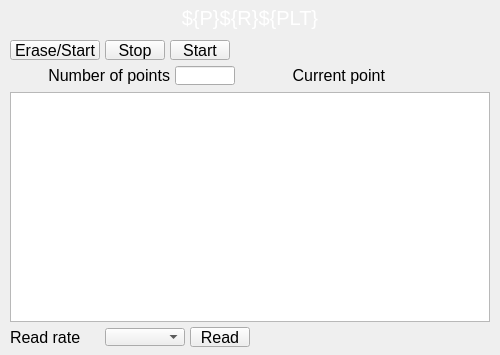
<?xml version="1.0" ?>
<ui version="4.0">
  <class>Dialog</class>
  <widget class="PyDMFrame" name="screen">
    <property name="geometry">
      <rect>
        <x>930</x>
        <y>345</y>
        <width>500</width>
        <height>355</height>
      </rect>
    </property>
    <property name="minimumSize">
      <size>
        <width>500</width>
        <height>355</height>
      </size>
    </property>
    <property name="styleSheet">
      <string notr="true">PyDMFrame#screen {
  color: rgb(0, 0, 0);
  background-color: rgb(187, 187, 187);
  }</string>
    </property>
    <property name="windowTitle">
      <string>NDTimeSeries</string>
    </property>
    <layout class="QGridLayout" name="gridLayout" columnstretch="10,90,5,60,5,5,10,5,40,5,15,5,70,60,5,90,10,10" rowstretch="5,25,10,1,18,1,5,1,18,1,7,230,5,1,18,1,8">
      <property name="leftMargin">
        <number>0</number>
      </property>
      <property name="topMargin">
        <number>0</number>
      </property>
      <property name="rightMargin">
        <number>0</number>
      </property>
      <property name="bottomMargin">
        <number>0</number>
      </property>
      <property name="horizontalSpacing">
        <number>0</number>
      </property>
      <property name="verticalSpacing">
        <number>0</number>
      </property>
      <item row="11" column="1" colspan="16">
        <widget class="PyDMWaveformPlot" name="cartesian_plot">
          <property name="geometry">
            <rect>
              <x>10</x>
              <y>92</y>
              <width>480</width>
              <height>230</height>
            </rect>
          </property>
          <property name="sizePolicy">
            <sizepolicy hsizetype="Ignored" vsizetype="Ignored">
              <horstretch>0</horstretch>
              <verstretch>0</verstretch>
            </sizepolicy>
          </property>
          <property name="toolTip">
            <string>cartesian_plot</string>
          </property>
          <property name="title" stdset="0">
            <string>$(P)$(R)$(PLT)</string>
          </property>
          <property name="xLabels">
            <stringlist>
              <string>Time point</string>
            </stringlist>
          </property>
          <property name="yLabels">
            <stringlist>
              <string>Value</string>
            </stringlist>
          </property>
          <property name="curves" stdset="0">
            <stringlist>
              <string>{&quot;name&quot;: &quot;curve 1&quot;, &quot;y_channel&quot;: &quot;ca://${P}${R}${PLT}&quot;, &quot;color&quot;: &quot;#4b6ec7&quot;, &quot;lineStyle&quot;: 1, &quot;lineWidth&quot;: 1, &quot;symbolSize&quot;: 10, &quot;redraw_mode&quot;: 2, &quot;block_size&quot;: 1200, &quot;x_channel&quot;: null}</string>
            </stringlist>
          </property>
          <property name="autoRangeX" stdset="0">
            <bool>true</bool>
          </property>
          <property name="autoRangeY" stdset="0">
            <bool>true</bool>
          </property>
          <property name="axisColor" stdset="0">
            <color>
              <red>0</red>
              <green>0</green>
              <blue>0</blue>
            </color>
          </property>
          <property name="backgroundColor" stdset="0">
            <color>
              <red>218</red>
              <green>218</green>
              <blue>218</blue>
            </color>
          </property>
        </widget>
      </item>
      <item row="7" column="12" rowspan="3" colspan="2">
        <widget class="QLabel" name="text">
          <property name="geometry">
            <rect>
              <x>255</x>
              <y>65</y>
              <width>130</width>
              <height>20</height>
            </rect>
          </property>
          <property name="sizePolicy">
            <sizepolicy hsizetype="Ignored" vsizetype="Ignored">
              <horstretch>0</horstretch>
              <verstretch>0</verstretch>
            </sizepolicy>
          </property>
          <property name="text">
            <string>Current point</string>
          </property>
          <property name="font">
            <font>
              <pointsize>12</pointsize>
            </font>
          </property>
          <property name="brush" stdset="0">
            <brush brushstyle="SolidPattern">
              <color alpha="255">
                <red>0</red>
                <green>0</green>
                <blue>0</blue>
              </color>
            </brush>
          </property>
          <property name="toolTip">
            <string>text</string>
          </property>
          <property name="alignment">
            <set>Qt::AlignRight|Qt::AlignTrailing|Qt::AlignVCenter</set>
          </property>
          <property name="styleSheet">
            <string notr="true">QLabel#text {
  color: rgb(0, 0, 0);
  }</string>
          </property>
        </widget>
      </item>
      <item row="8" column="15">
        <widget class="PyDMLabel" name="text_update">
          <property name="geometry">
            <rect>
              <x>390</x>
              <y>66</y>
              <width>90</width>
              <height>18</height>
            </rect>
          </property>
          <property name="sizePolicy">
            <sizepolicy hsizetype="Ignored" vsizetype="Ignored">
              <horstretch>0</horstretch>
              <verstretch>0</verstretch>
            </sizepolicy>
          </property>
          <property name="toolTip">
            <string>PV: ${P}${R}TSCurrentPoint</string>
          </property>
          <property name="channel" stdset="0">
            <string>ca://${P}${R}TSCurrentPoint</string>
          </property>
          <property name="font">
            <font>
              <pointsize>10</pointsize>
            </font>
          </property>
          <property name="alignment">
            <set>Qt::AlignLeading|Qt::AlignLeft|Qt::AlignVCenter</set>
          </property>
          <property name="textInteractionFlags">
            <set>Qt::TextSelectableByKeyboard|Qt::TextSelectableByMouse</set>
          </property>
          <property name="styleSheet">
            <string notr="true">PyDMLabel#text_update {
  color: rgb(10, 0, 184);
  background-color: rgb(187, 187, 187);
  }</string>
          </property>
        </widget>
      </item>
      <item row="14" column="3" colspan="4">
        <widget class="PyDMEnumComboBox" name="menu">
          <property name="geometry">
            <rect>
              <x>105</x>
              <y>328</y>
              <width>80</width>
              <height>18</height>
            </rect>
          </property>
          <property name="sizePolicy">
            <sizepolicy hsizetype="Ignored" vsizetype="Ignored">
              <horstretch>0</horstretch>
              <verstretch>0</verstretch>
            </sizepolicy>
          </property>
          <property name="toolTip">
            <string>${P}${R}TSRead.SCAN</string>
          </property>
          <property name="channel" stdset="0">
            <string>ca://${P}${R}TSRead.SCAN</string>
          </property>
          <property name="font">
            <font>
              <pointsize>10</pointsize>
            </font>
          </property>
          <property name="styleSheet">
            <string notr="true">PyDMEnumComboBox#menu {
  color: rgb(0, 0, 0);
  background-color: rgb(115, 223, 255);
  }</string>
          </property>
        </widget>
      </item>
      <item row="13" column="8" rowspan="3" colspan="3">
        <widget class="PyDMPushButton" name="message_button">
          <property name="geometry">
            <rect>
              <x>190</x>
              <y>327</y>
              <width>60</width>
              <height>20</height>
            </rect>
          </property>
          <property name="sizePolicy">
            <sizepolicy hsizetype="Ignored" vsizetype="Ignored">
              <horstretch>0</horstretch>
              <verstretch>0</verstretch>
            </sizepolicy>
          </property>
          <property name="text">
            <string>Read</string>
          </property>
          <property name="font">
            <font>
              <pointsize>12</pointsize>
            </font>
          </property>
          <property name="toolTip">
            <string>${P}${R}TSControl</string>
          </property>
          <property name="channel" stdset="0">
            <string>ca://${P}${R}TSControl</string>
          </property>
          <property name="pressValue" stdset="0">
            <string>3</string>
          </property>
          <property name="styleSheet">
            <string notr="true">PyDMPushButton#message_button {
  color: rgb(0, 0, 0);
  background-color: rgb(115, 223, 255);
  }</string>
          </property>
        </widget>
      </item>
      <item row="13" column="1" rowspan="3">
        <widget class="QLabel" name="text_1">
          <property name="geometry">
            <rect>
              <x>10</x>
              <y>327</y>
              <width>90</width>
              <height>20</height>
            </rect>
          </property>
          <property name="sizePolicy">
            <sizepolicy hsizetype="Ignored" vsizetype="Ignored">
              <horstretch>0</horstretch>
              <verstretch>0</verstretch>
            </sizepolicy>
          </property>
          <property name="text">
            <string>Read rate</string>
          </property>
          <property name="font">
            <font>
              <pointsize>12</pointsize>
            </font>
          </property>
          <property name="brush" stdset="0">
            <brush brushstyle="SolidPattern">
              <color alpha="255">
                <red>0</red>
                <green>0</green>
                <blue>0</blue>
              </color>
            </brush>
          </property>
          <property name="toolTip">
            <string>text_1</string>
          </property>
          <property name="alignment">
            <set>Qt::AlignLeading|Qt::AlignLeft|Qt::AlignVCenter</set>
          </property>
          <property name="styleSheet">
            <string notr="true">QLabel#text_1 {
  color: rgb(0, 0, 0);
  }</string>
          </property>
        </widget>
      </item>
      <item row="3" column="1" rowspan="3">
        <widget class="PyDMPushButton" name="message_button_1">
          <property name="geometry">
            <rect>
              <x>10</x>
              <y>40</y>
              <width>90</width>
              <height>20</height>
            </rect>
          </property>
          <property name="sizePolicy">
            <sizepolicy hsizetype="Ignored" vsizetype="Ignored">
              <horstretch>0</horstretch>
              <verstretch>0</verstretch>
            </sizepolicy>
          </property>
          <property name="text">
            <string>Erase/Start</string>
          </property>
          <property name="font">
            <font>
              <pointsize>12</pointsize>
            </font>
          </property>
          <property name="toolTip">
            <string>${P}${R}TSControl</string>
          </property>
          <property name="channel" stdset="0">
            <string>ca://${P}${R}TSControl</string>
          </property>
          <property name="pressValue" stdset="0">
            <string>0</string>
          </property>
          <property name="styleSheet">
            <string notr="true">PyDMPushButton#message_button_1 {
  color: rgb(0, 0, 0);
  background-color: rgb(115, 223, 255);
  }</string>
          </property>
        </widget>
      </item>
      <item row="3" column="3" rowspan="3">
        <widget class="PyDMPushButton" name="message_button_2">
          <property name="geometry">
            <rect>
              <x>105</x>
              <y>40</y>
              <width>60</width>
              <height>20</height>
            </rect>
          </property>
          <property name="sizePolicy">
            <sizepolicy hsizetype="Ignored" vsizetype="Ignored">
              <horstretch>0</horstretch>
              <verstretch>0</verstretch>
            </sizepolicy>
          </property>
          <property name="text">
            <string>Stop</string>
          </property>
          <property name="font">
            <font>
              <pointsize>12</pointsize>
            </font>
          </property>
          <property name="toolTip">
            <string>${P}${R}TSControl</string>
          </property>
          <property name="channel" stdset="0">
            <string>ca://${P}${R}TSControl</string>
          </property>
          <property name="pressValue" stdset="0">
            <string>2</string>
          </property>
          <property name="styleSheet">
            <string notr="true">PyDMPushButton#message_button_2 {
  color: rgb(0, 0, 0);
  background-color: rgb(115, 223, 255);
  }</string>
          </property>
        </widget>
      </item>
      <item row="3" column="5" rowspan="3" colspan="4">
        <widget class="PyDMPushButton" name="message_button_3">
          <property name="geometry">
            <rect>
              <x>170</x>
              <y>40</y>
              <width>60</width>
              <height>20</height>
            </rect>
          </property>
          <property name="sizePolicy">
            <sizepolicy hsizetype="Ignored" vsizetype="Ignored">
              <horstretch>0</horstretch>
              <verstretch>0</verstretch>
            </sizepolicy>
          </property>
          <property name="text">
            <string>Start</string>
          </property>
          <property name="font">
            <font>
              <pointsize>12</pointsize>
            </font>
          </property>
          <property name="toolTip">
            <string>${P}${R}TSControl</string>
          </property>
          <property name="channel" stdset="0">
            <string>ca://${P}${R}TSControl</string>
          </property>
          <property name="pressValue" stdset="0">
            <string>1</string>
          </property>
          <property name="styleSheet">
            <string notr="true">PyDMPushButton#message_button_3 {
  color: rgb(0, 0, 0);
  background-color: rgb(115, 223, 255);
  }</string>
          </property>
        </widget>
      </item>
      <item row="4" column="10" colspan="3">
        <widget class="PyDMLabel" name="text_update_1">
          <property name="geometry">
            <rect>
              <x>235</x>
              <y>41</y>
              <width>90</width>
              <height>18</height>
            </rect>
          </property>
          <property name="sizePolicy">
            <sizepolicy hsizetype="Ignored" vsizetype="Ignored">
              <horstretch>0</horstretch>
              <verstretch>0</verstretch>
            </sizepolicy>
          </property>
          <property name="toolTip">
            <string>PV: ${P}${R}TSAcquiring</string>
          </property>
          <property name="channel" stdset="0">
            <string>ca://${P}${R}TSAcquiring</string>
          </property>
          <property name="displayFormat" stdset="0">
            <enum>PyDMLabel::String</enum>
          </property>
          <property name="font">
            <font>
              <pointsize>10</pointsize>
            </font>
          </property>
          <property name="alignment">
            <set>Qt::AlignLeading|Qt::AlignLeft|Qt::AlignVCenter</set>
          </property>
          <property name="textInteractionFlags">
            <set>Qt::TextSelectableByKeyboard|Qt::TextSelectableByMouse</set>
          </property>
          <property name="styleSheet">
            <string notr="true">PyDMLabel#text_update_1 {
  color: rgb(10, 0, 184);
  background-color: rgb(70, 70, 70);
  }</string>
          </property>
        </widget>
      </item>
      <item row="8" column="6" rowspan="2" colspan="4">
        <widget class="PyDMLineEdit" name="text_entry">
          <property name="geometry">
            <rect>
              <x>175</x>
              <y>66</y>
              <width>60</width>
              <height>19</height>
            </rect>
          </property>
          <property name="sizePolicy">
            <sizepolicy hsizetype="Ignored" vsizetype="Ignored">
              <horstretch>0</horstretch>
              <verstretch>0</verstretch>
            </sizepolicy>
          </property>
          <property name="channel" stdset="0">
            <string>ca://${P}${R}TSNumPoints</string>
          </property>
          <property name="toolTip">
            <string>${P}${R}TSNumPoints</string>
          </property>
          <property name="font">
            <font>
              <pointsize>11</pointsize>
            </font>
          </property>
          <property name="styleSheet">
            <string notr="true">PyDMLineEdit#text_entry {
  color: rgb(0, 0, 0);
  background-color: rgb(115, 223, 255);
  border: 1px solid black;
  margin: 0px;
  padding: 0px;
  spacing: 0px;
  }</string>
          </property>
        </widget>
      </item>
      <item row="7" column="1" rowspan="3" colspan="4">
        <widget class="QLabel" name="text_2">
          <property name="geometry">
            <rect>
              <x>10</x>
              <y>65</y>
              <width>160</width>
              <height>20</height>
            </rect>
          </property>
          <property name="sizePolicy">
            <sizepolicy hsizetype="Ignored" vsizetype="Ignored">
              <horstretch>0</horstretch>
              <verstretch>0</verstretch>
            </sizepolicy>
          </property>
          <property name="text">
            <string>Number of points</string>
          </property>
          <property name="font">
            <font>
              <pointsize>12</pointsize>
            </font>
          </property>
          <property name="brush" stdset="0">
            <brush brushstyle="SolidPattern">
              <color alpha="255">
                <red>0</red>
                <green>0</green>
                <blue>0</blue>
              </color>
            </brush>
          </property>
          <property name="toolTip">
            <string>text_2</string>
          </property>
          <property name="alignment">
            <set>Qt::AlignRight|Qt::AlignTrailing|Qt::AlignVCenter</set>
          </property>
          <property name="styleSheet">
            <string notr="true">QLabel#text_2 {
  color: rgb(0, 0, 0);
  }</string>
          </property>
        </widget>
      </item>
      <item row="1" column="0" colspan="18">
        <widget class="PyDMDrawingRectangle" name="rectangle">
          <property name="geometry">
            <rect>
              <x>0</x>
              <y>5</y>
              <width>500</width>
              <height>25</height>
            </rect>
          </property>
          <property name="sizePolicy">
            <sizepolicy hsizetype="Ignored" vsizetype="Ignored">
              <horstretch>0</horstretch>
              <verstretch>0</verstretch>
            </sizepolicy>
          </property>
          <property name="brush" stdset="0">
            <brush brushstyle="SolidPattern">
              <color alpha="255">
                <red>10</red>
                <green>0</green>
                <blue>184</blue>
              </color>
            </brush>
          </property>
          <property name="penStyle" stdset="0">
            <enum>Qt::SolidLine</enum>
          </property>
          <property name="penColor" stdset="0">
            <color>
              <red>10</red>
              <green>0</green>
              <blue>184</blue>
            </color>
          </property>
          <property name="penWidth" stdset="0">
            <double>0</double>
          </property>
          <property name="penCapStyle" stdset="0">
            <enum>Qt::FlatCap</enum>
          </property>
          <property name="toolTip">
            <string>rectangle</string>
          </property>
        </widget>
      </item>
      <item row="1" column="0" colspan="18">
        <widget class="QLabel" name="text_3">
          <property name="geometry">
            <rect>
              <x>0</x>
              <y>5</y>
              <width>500</width>
              <height>25</height>
            </rect>
          </property>
          <property name="sizePolicy">
            <sizepolicy hsizetype="Ignored" vsizetype="Ignored">
              <horstretch>0</horstretch>
              <verstretch>0</verstretch>
            </sizepolicy>
          </property>
          <property name="text">
            <string>${P}${R}${PLT}</string>
          </property>
          <property name="font">
            <font>
              <pointsize>15</pointsize>
            </font>
          </property>
          <property name="brush" stdset="0">
            <brush brushstyle="SolidPattern">
              <color alpha="255">
                <red>255</red>
                <green>255</green>
                <blue>255</blue>
              </color>
            </brush>
          </property>
          <property name="toolTip">
            <string>text_3</string>
          </property>
          <property name="alignment">
            <set>Qt::AlignCenter</set>
          </property>
          <property name="styleSheet">
            <string notr="true">QLabel#text_3 {
  color: rgb(255, 255, 255);
  }</string>
          </property>
        </widget>
      </item>
    </layout>
    <zorder>cartesian_plot</zorder>
    <zorder>text</zorder>
    <zorder>text_update</zorder>
    <zorder>menu</zorder>
    <zorder>message_button</zorder>
    <zorder>text_1</zorder>
    <zorder>message_button_1</zorder>
    <zorder>message_button_2</zorder>
    <zorder>message_button_3</zorder>
    <zorder>text_update_1</zorder>
    <zorder>text_entry</zorder>
    <zorder>text_2</zorder>
    <zorder>rectangle</zorder>
    <zorder>text_3</zorder>
  </widget>
  <customwidgets>
    <customwidget>
      <class>PyDMWaveformPlot</class>
      <extends>QGraphicsView</extends>
      <header>pydm.widgets.waveformplot</header>
    </customwidget>
    <customwidget>
      <class>PyDMLabel</class>
      <extends>QLabel</extends>
      <header>pydm.widgets.label</header>
    </customwidget>
    <customwidget>
      <class>PyDMEnumComboBox</class>
      <extends>QComboBox</extends>
      <header>pydm.widgets.enum_combo_box</header>
    </customwidget>
    <customwidget>
      <class>PyDMPushButton</class>
      <extends>QPushButton</extends>
      <header>pydm.widgets.pushbutton</header>
    </customwidget>
    <customwidget>
      <class>PyDMLineEdit</class>
      <extends>QLineEdit</extends>
      <header>pydm.widgets.line_edit</header>
    </customwidget>
    <customwidget>
      <class>PyDMDrawingRectangle</class>
      <extends>QWidget</extends>
      <header>pydm.widgets.drawing</header>
    </customwidget>
    <customwidget>
      <class>PyDMFrame</class>
      <extends>QFrame</extends>
      <header>pydm.widgets.frame</header>
    </customwidget>
  </customwidgets>
</ui>
